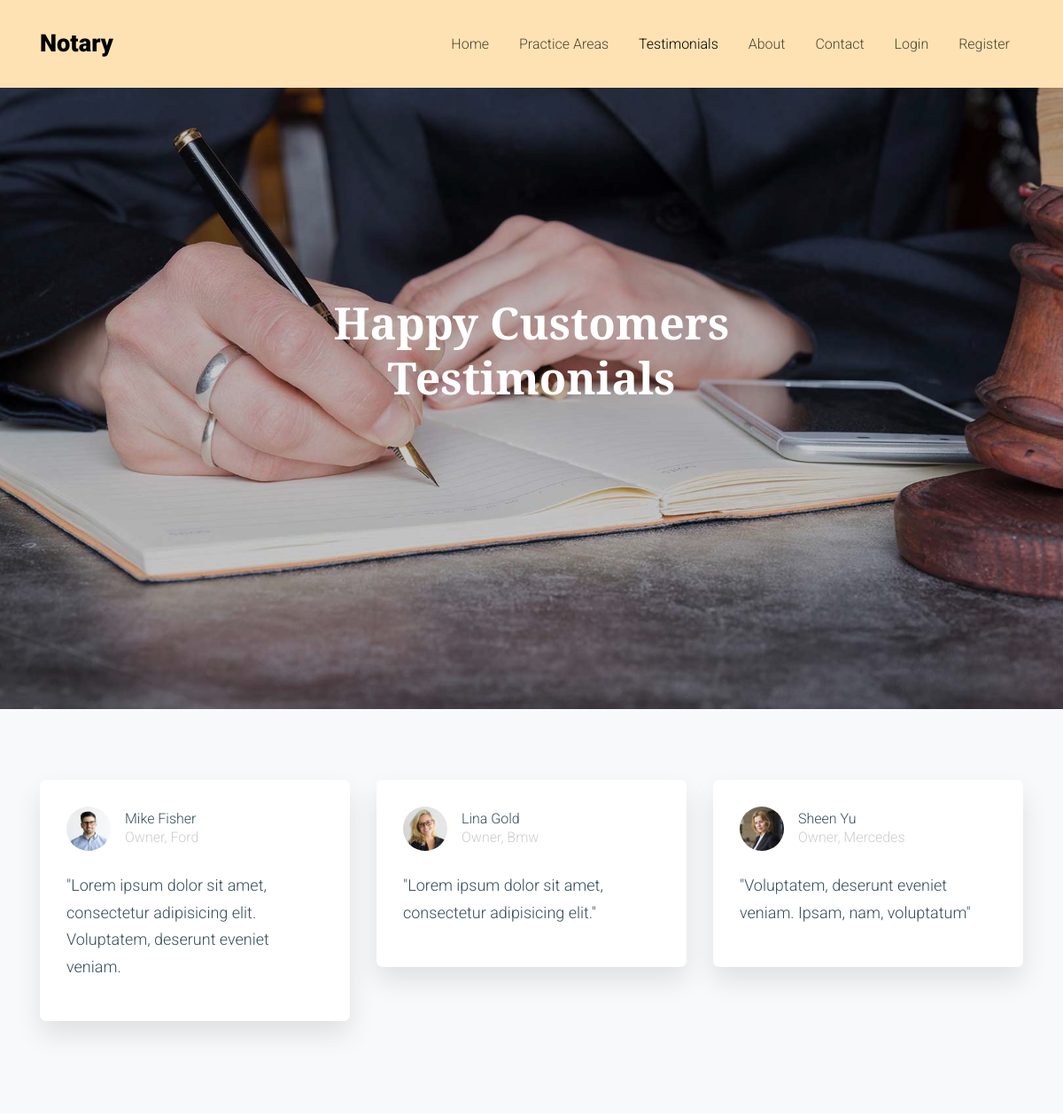
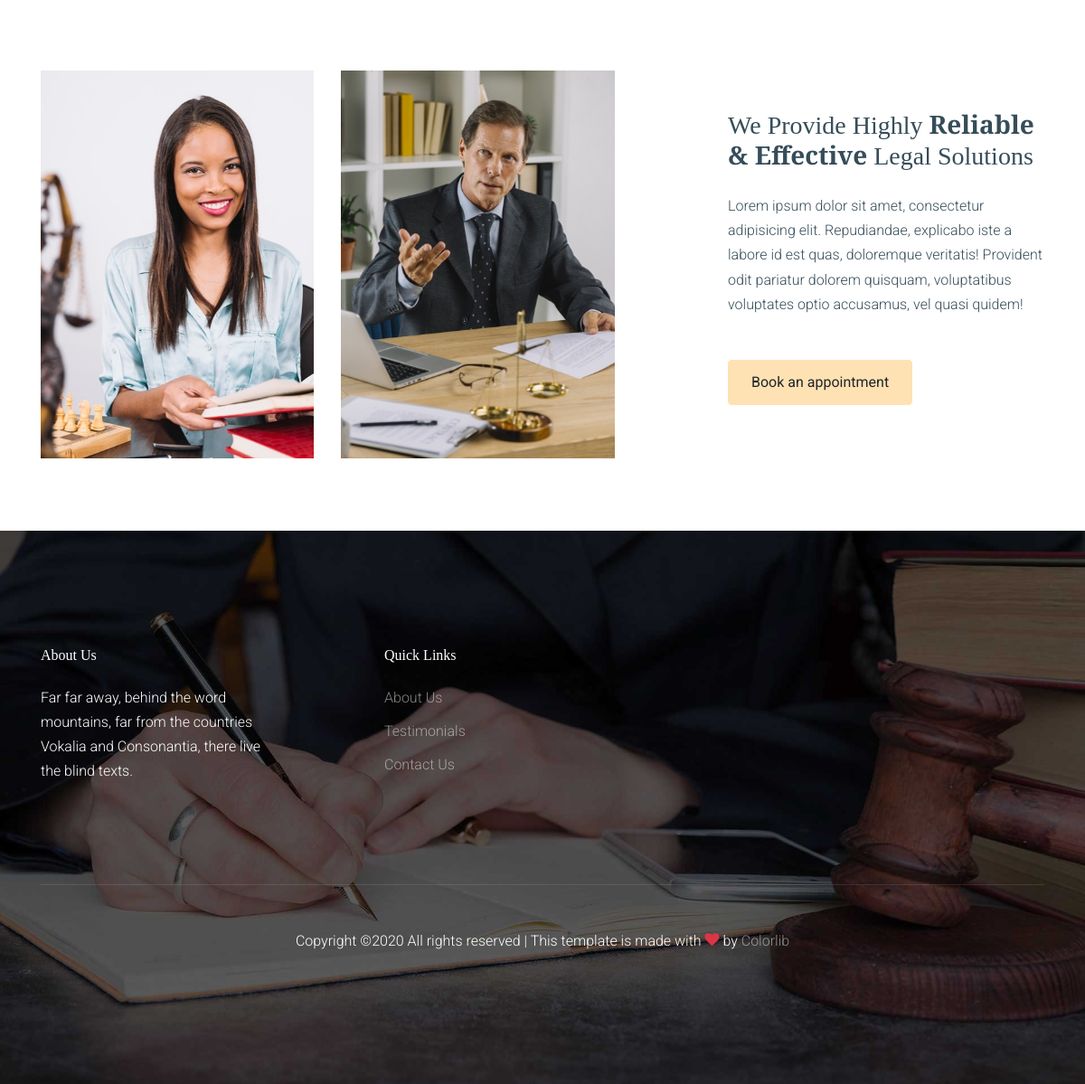
Page /testimonials.html on the committed database (2 pictures, top to bottom).
### firm/models.py (models this page shows)
class testimonials(models.Model):
      photo=models.ImageField(upload_to='images')
      name=models.CharField(max_length=50)
      company=models.CharField(max_length=50)
      text=models.CharField(max_length=100)

### firm/views.py (the view)
# urls.py: path('testimonials.html',views.testimonials,name='testimonials'),
def testimonials(request):
    test=firm.models.testimonials.objects.all()
    return render(request,'testimonials.html',{'test':test})

### templates/testimonials.html (shortened to what this page needs)
{% load static %}
<!doctype html>
<html lang="en">
  <head>
    <link rel="stylesheet" href="{% static 'fonts/icomoon/style.css' %}">
    <link rel="stylesheet" href="{% static 'css/bootstrap.min.css' %}">
    <link rel="stylesheet" href="{% static 'css/bootstrap-datepicker.css' %}">
    <link rel="stylesheet" href="{% static 'css/jquery.fancybox.min.css' %}">
    <link rel="stylesheet" href="{% static 'css/owl.carousel.min.css' %}">
    <link rel="stylesheet" href="{% static 'css/owl.theme.default.min.css' %}">
    <link rel="stylesheet" href="{% static 'fonts/flaticon/font/flaticon.css' %}">
    <link rel="stylesheet" href="{% static 'css/aos.css' %}">
    <link rel="stylesheet" href="{% static 'css/style.css' %}">
  </head>
  <body>
    <div class="site-wrap" id="home-section">
      <header class="site-navbar site-navbar-target" role="banner">
        <div class="container">
          <div class="row align-items-center position-relative">
            <div class="col">
              <div class="site-logo">
                <a href="index.html"><strong>Notary</strong></a>
              </div>
            </div>
            <div class="col-9 text-right text-lg-left">
              <nav class="site-navigation text-right ml-auto d-none d-lg-block" role="navigation">
                <ul class="site-menu main-menu js-clone-nav ml-auto ">
                  <li><a href="index.html" class="nav-link">Home</a></li>
                  <li class="has-children">
                    <li><a href="practice-areas.html" class="nav-link">Practice Areas</a>
                  <li class="active"><a href="testimonials.html" class="nav-link">Testimonials</a></li>
                  <li><a href="about.html" class="nav-link">About</a></li>
                  <li><a href="contact.html" class="nav-link">Contact</a></li>
                  {% if user.is_authenticated %}
                  <li>Welcome {{user.username}}!</li>
                  <li><a href="logout">Logout</a></li>
                  {% else %}
                  <li><a href="login.html">Login</a></li>
                  <li><a href="register.html">Register</a></li>
                  {% endif %}
                </ul>
              </nav>
            </div>
          </div>
        </div>
      </header>
      <div class="hero overlay" style="background-image: url({% static 'images/hero_bg_1.jpg' %})">
        <div class="container">
          <div class="row align-items-center justify-content-center">
            <div class="col-lg-12">
              <div class="row align-items-center justify-content-center">
                <div class="col-lg-7 text-center intro">
                  <h1 class="text-white"><strong>Happy Customers Testimonials</strong></h1>
                </div>
              </div>
            </div>
          </div>
        </div>
      </div>
      <div class="site-section bg-light">
        <div class="container">
          <div class="row">
            {% for i in test %}
            <div class="mb-4 mb-lg-4 col-sm-6 col-md-6 col-lg-4">
              <div class="testimonial-2">
                <div class="d-flex v-card align-items-center mb-4">
                  <img src="{{i.photo.url}}" alt="Image" class="img-fluid mr-3">
                  <div class="author-name">
                    <span class="d-block">{{i.name}}</span>
                    <span>{{i.company}}</span>
                  </div>
                </div>
                <blockquote>
                  <p>{{i.text}}</p>
                </blockquote>
              </div>
            </div>
            {% endfor %}
          </div>
        </div>
      </div>
      <div class="site-section">
        <div class="container">
          <div class="row align-items-center">
            <div class="col-lg-7 text-center">
              <div class="row mb-5 mb-lg-0">
                <div class="col-6">
                  <img src="{% static 'images/atty_1.jpg' %}" alt="Image" class="img-fluid">
                </div>
                <div class="col-6">
                  <img src="{% static 'images/atty_2.jpg' %}" alt="Image" class="img-fluid">
                </div>
              </div>
            </div>
            <div class="col-lg-4 ml-auto order-lg-1">
              <h3 class="mb-4 section-heading">We Provide Highly <strong>Reliable &amp; Effective</strong> Legal Solutions </h3>
              <p class="mb-5">Lorem ipsum dolor sit amet, consectetur adipisicing elit. Repudiandae, explicabo iste a labore id est quas, doloremque veritatis! Provident odit pariatur dolorem quisquam, voluptatibus voluptates optio accusamus, vel quasi quidem!</p>
              <p><a href="index.html" class="btn btn-primary">Book an appointment</a></p>
            </div>
          </div>
        </div>
      </div>
      <footer class="site-footer" style="background-image: url({% static 'images/hero_bg_footer.jpg' %})">
        <div class="container">
          <div class="row">
            <div class="col-lg-3">
              <h2 class="footer-heading mb-4">About Us</h2>
              <p>Far far away, behind the word mountains, far from the countries Vokalia and Consonantia, there live the blind texts. </p>
            </div>
            <div class="col-lg-8 ml-auto">
              <div class="row">
                <div class="col-lg-3">
                  <h2 class="footer-heading mb-4">Quick Links</h2>
                  <ul class="list-unstyled">
                    <li><a href="about.html">About Us</a></li>
                    <li><a href="testimonials.html">Testimonials</a></li>
                    <li><a href="contact.html">Contact Us</a></li>
                  </ul>
                </div>
              </div>
            </div>
          </div>
          <div class="row pt-5 mt-5 text-center">
            <div class="col-md-12">
              <div class="border-top pt-5">
                <p>
              Copyright &copy;<script>document.write(new Date().getFullYear());</script> All rights reserved | This template is made with <i class="icon-heart text-danger" aria-hidden="true"></i> by <a href="https://colorlib.com" target="_blank" >Colorlib</a>
              </p>
              </div>
            </div>
          </div>
        </div>
      </footer>
    </div>
  </body>
</html>

### static/css/style.css (style rules this page uses)
body { line-height: 1.7; color: #364d59 !important; font-weight: 300; font-size: 1rem; background: #fff; }
a { -webkit-transition: .3s all ease; -o-transition: .3s all ease; transition: .3s all ease; text-decoration: none; }
h1, h2, h3, h4, h5, .h1, .h2, .h3, .h4, .h5 { font-weight: 300; color: #364d59; font-family: 'Playfair Display'; }
.site-section { padding: 2.5em 0; }
@media (min-width: 768px) { .site-section { padding: 5em 0; } }
.site-footer { padding: 4em 0; background-size: cover; background-repeat: no-repeat; background-position: center center; }
@media (min-width: 768px) { .site-footer { padding: 8em 0; } }
.site-footer .border-top { border-top: 1px solid rgba(255, 255, 255, 0.1) !important; }
.site-footer p { color: #fff; }
.site-footer h2, .site-footer h3, .site-footer h4, .site-footer h5 { color: #fff; }
.site-footer a { color: rgba(255, 255, 255, 0.5); }
.site-footer ul li { margin-bottom: 10px; }
.site-footer .footer-heading { font-size: 16px; color: #fff; }
.site-navbar { margin-bottom: 0px; z-index: 9; position: absolute; top: 0; width: 100%; padding: 1rem; background: #fee2b3; }
.site-navbar .site-logo { margin: 0; padding: 0; font-size: 1.7rem; }
.site-navbar .site-logo strong { font-weight: 900; }
.site-navbar .site-logo a { color: #000; }
.site-navbar .site-navigation .site-menu { margin: 0; padding: 0; margin-bottom: 0; }
.site-navbar .site-navigation .site-menu .active { color: #fee2b3 !important; }
.site-navbar .site-navigation .site-menu a { text-decoration: none !important; display: inline-block; }
.site-navbar .site-navigation .site-menu > li { display: inline-block; }
.site-navbar .site-navigation .site-menu > li > a { margin-left: 15px; margin-right: 15px; padding: 20px 0px; color: rgba(0, 0, 0, 0.7); display: inline-block; text-decoration: none !important; }
.site-navbar .site-navigation .site-menu > li.active > a { color: #000; }
.site-navbar .site-navigation .site-menu .has-children { position: relative; }
.site-mobile-menu .site-nav-wrap { padding: 0; margin: 0; list-style: none; position: relative; }
.site-mobile-menu .site-nav-wrap a { padding: 10px 20px; display: block; position: relative; color: #212529; }
.site-mobile-menu .site-nav-wrap li { position: relative; display: block; }
.site-mobile-menu .site-nav-wrap li.active > a { color: #fee2b3; }
.site-mobile-menu .site-nav-wrap > li { display: block; position: relative; float: left; width: 100%; }
.site-mobile-menu .site-nav-wrap > li > a { padding-left: 20px; font-size: 20px; }
.hero { position: relative; background-size: cover; }
.hero, .hero > .container > .row { height: 100vh; min-height: 770px; }
.hero .intro { position: relative; z-index: 4; }
.hero .intro h1 { color: #000; font-size: 50px; }
.hero .intro strong { font-weight: 900; }
.hero.overlay { position: relative; }
.hero.overlay:before { position: absolute; content: ""; top: 0; left: 0; right: 0; bottom: 0; background: rgba(0, 0, 0, 0.2); }
.btn.btn-primary { padding: 12px 25px; }
.section-heading strong { font-weight: 700; }
.testimonial-2 { border-radius: 7px; background: #fff; padding: 30px; -webkit-box-shadow: 0 15px 30px 0 rgba(0, 0, 0, 0.1); box-shadow: 0 15px 30px 0 rgba(0, 0, 0, 0.1); }
.testimonial-2 blockquote { font-size: 18px; }
.testimonial-2 .v-card img { width: 50px; -webkit-box-flex: 0; -ms-flex: 0 0 50px; flex: 0 0 50px; border-radius: 50%; }
.testimonial-2 .author-name { line-height: 1.3; }
.testimonial-2 .author-name > span:nth-of-type(2) { color: #ccc; }

### rows in the picture
testimonials: photo (picture), name "Mike Fisher", company "Owner, Ford", text "\"Lorem ipsum dolor sit amet, consectetur adipisicing elit. Voluptatem, deserunt eveniet veniam."
testimonials: photo (picture), name "Lina Gold", company "Owner, Bmw", text "\"Lorem ipsum dolor sit amet, consectetur adipisicing elit.\""
testimonials: photo (picture), name "Sheen Yu", company "Owner, Mercedes", text "\"Voluptatem, deserunt eveniet veniam. Ipsam, nam, voluptatum\""
